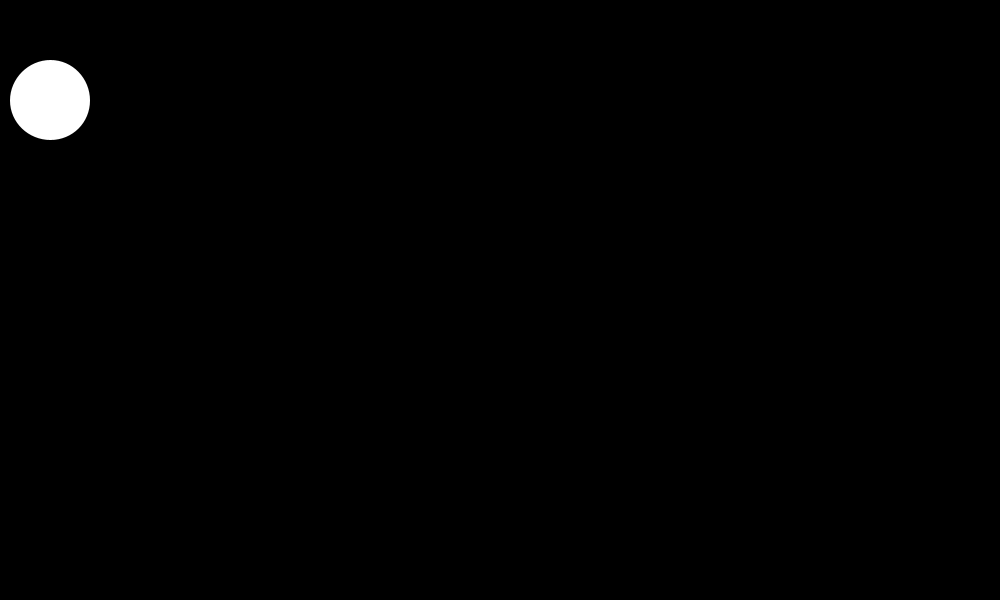
Frame 1 (no input)
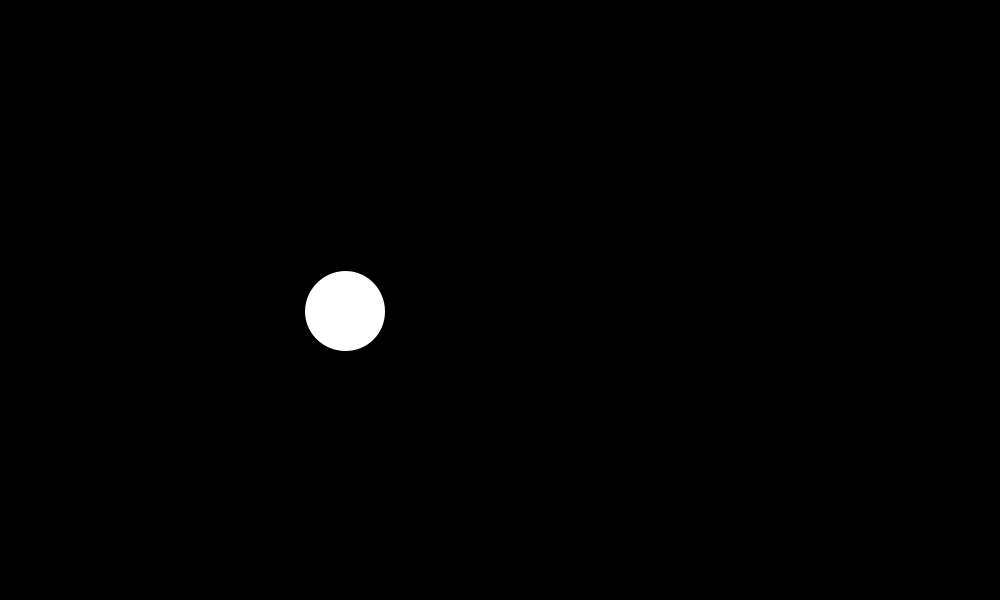
Frame 60 (the mouse pressed at the canvas centre just before this capture)
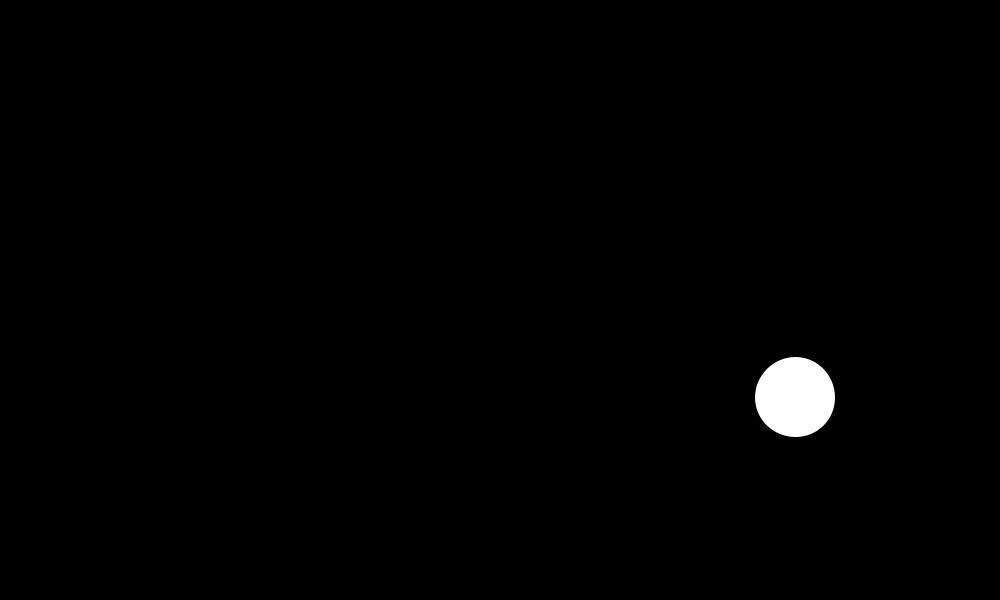
Frame 120 (the mouse held since frame 60 and released just before this capture)

The Processing sketch that drew these frames (run headless with seeded random() and noise(); from frame 60 on, the mouse is pressed at the canvas centre):

// Processing sketch: processing_70905
// ── processing_70905.pde

float x = 50;
float y = 100;
float rad = 75;
float speedY = 2;
int speedX = 5;




void setup() {
  size(1000,600);
  smooth();
  frameRate(60);
}


void draw() {
  drawBall();
  ballInMotion();
  gravity();
  
}

void drawBall() {
  background(0);
  strokeWeight(5);
  stroke(255);
  ellipse(x, y, rad, rad);
  
  
}

void ballInMotion() {
  
  //x = (x + speedX)%(width + speedX + rad);
  x = x + speedX;
  if (x >= (width - (rad/2)) || x <= (rad/2)) {
    speedX = speedX * (-1);
  }
}

void gravity() {
  
  float grav = 0.5;
  y = y + speedY;
  speedY = speedY + grav;
  if(y>=height || y-(rad/2)<0) {
    speedY = speedY * (-0.95);
  }
}

void mousePressed() {
  
  x = mouseX;
  y = mouseY;
  
}
